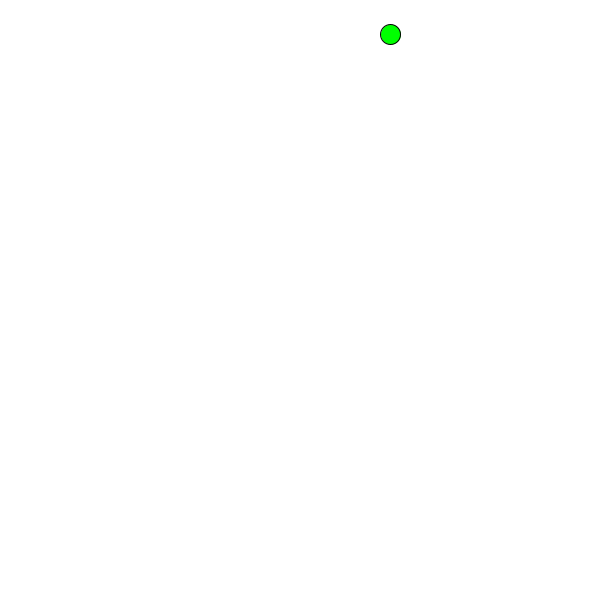
Frame 1 (no input)
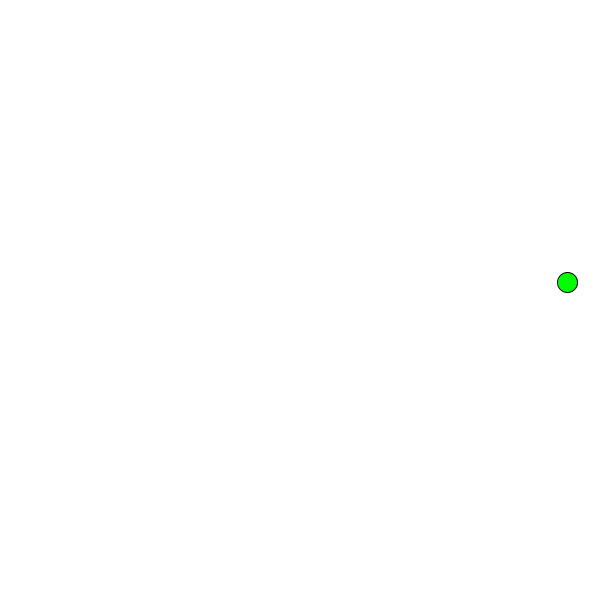
Frame 60 (the mouse pressed at the canvas centre just before this capture)
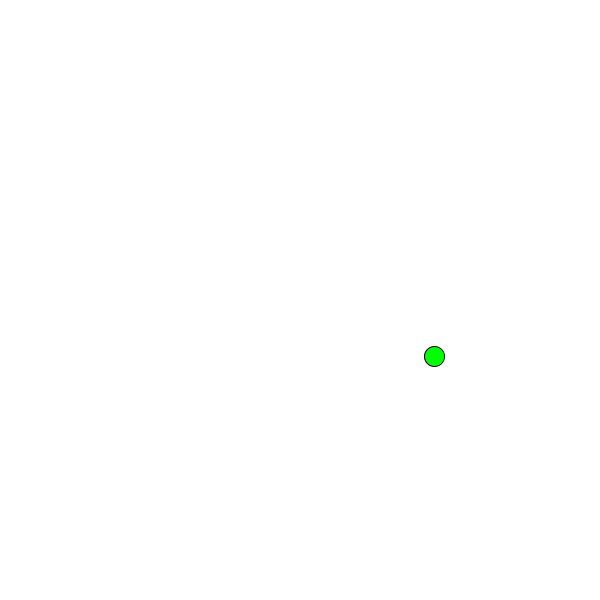
Frame 120 (the mouse held since frame 60 and released just before this capture)

The Processing sketch that drew these frames (run headless with seeded random() and noise(); from frame 60 on, the mouse is pressed at the canvas centre):

// Processing sketch: Prueba_pang
// ── Prueba_pang.pde
ArrayList<Ball> balls = new ArrayList();
float minSizeBall = 5;
float minRadius = 3;
float accDificulty = 0.1;
PVector gravityForce = new PVector(0, accDificulty);

void setup(){
  size(600, 600);
  balls.add(new Ball());
}

void draw() {
  
  if(mousePressed){
    print("hola"); //<>//
  }
  background(255);
  for(Ball b: balls){
    b.update(); //<>//
    b.edges();
    b.display();
  }
}

void keyReleased(){
  float mydim = balls.get(0).mass;
  PVector myLoc = balls.get(0).location;
  PVector myAcc = new PVector(0, accDificulty);//balls.get(0).acceleration;
  PVector myVel = new PVector(3, 1);//balls.get(0).velocity;

  //location = new PVector(random(width), random(10, 100));
  //velocity = new PVector(3, 1); // Direccion Inicial de las bolas
  //acceleration = new PVector(0, accDificulty); // Vector Direccion de la aceleración
  PVector newDirVel = new PVector(myVel.x, myVel.y);
  Ball b2 = new Ball(mydim, myLoc, newDirVel, myAcc);

  //for(int i = 0; i<balls.size(); i++){
  newDirVel = new PVector(myVel.x*-1, myVel.y);
  Ball b1 = new Ball(mydim, myLoc, newDirVel, myAcc);
  balls.add(b1); //<>//
  balls.add(b2);
  balls.remove(0);
  //}
}
// ── Ball.pde
class Ball {
  PVector location;
  PVector velocity;
  PVector acceleration;


  float diam;
  float radius;
  float mass;

  boolean b2Small = false;

  ///////////////////////////////
  Boolean setDimensions(float _newDim) {

    b2Small = false;

    mass = _newDim;//Exmple for 5
    diam = mass*10;//50
    radius = diam/2;//25

    if (radius < minRadius) {
      b2Small = true;
    }

    return b2Small;
  }

  //Contructor
  Ball() {
    b2Small = setDimensions(2);//If its too small will not be created and added to the ArrayList
    location = new PVector(random(width), random(10, 100));
    velocity = new PVector(3, 1); // Direccion Inicial de las bolas
    acceleration = new PVector(0, accDificulty); // Vector Direccion de la aceleración

  }

  Ball(float lastSize, PVector lastLocation, PVector lastVelocity, PVector lastAcc) {

      println("New Ball with mass"+str(radius));
      location = lastLocation;

      velocity = lastVelocity;

      acceleration = lastAcc;

      //myInitMillis = millis();
      setDimensions(lastSize);
  }


  void update() {

    acceleration.add(gravityForce);

    velocity.add(acceleration);

    location.add(velocity);

//rest para no acumular
    acceleration.mult(0);
  }


  // colisión entre rayo y pelota
  /*void collisions(Ray myRayTemp) {
    if (dist(location.x, location.y, myRayTemp.rayLocation.x, myRayTemp.rayLocation.y) < radius || location.y > myRayTemp.rayLocation.y && dist(location.x, 0, myRayTemp.rayLocation.x, 0) < radius) destroyed = true;
  }*/

  //Detección de los bordes de la pantalla
  void edges() {

    //Izquierda

    if (location.x < radius) {
      velocity.x *= -1;
      location.x = radius;
    }

    //Derecha
    if (location.x > width - radius) {
      velocity.x *= -1;
      location.x = width - radius;
    }

    //Arriba
    /*if (location.y < radius) {
     velocity.y *= -1;
     location.y=radius;
     }
     */
    //Abajo
    if (location.y >= height-radius) {
      velocity.y *= -1;
      location.y=height-radius-1;
    }
  }

  //Pintar en pantalla
  void display() {
    stroke(0);
    fill(0, 255, 0);
    ellipse(location.x, location.y, mass*10, mass*10);
  }
}
